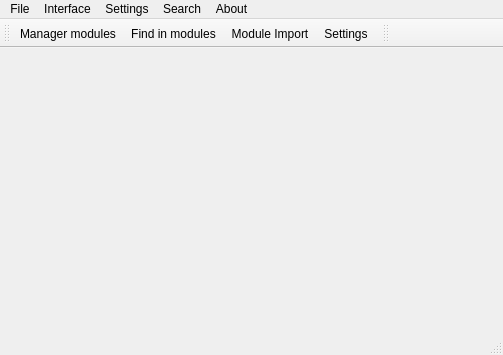
<?xml version="1.0" encoding="UTF-8"?>
<ui version="4.0">
 <class>MainWindow</class>
 <widget class="QMainWindow" name="MainWindow">
  <property name="geometry">
   <rect>
    <x>0</x>
    <y>0</y>
    <width>503</width>
    <height>355</height>
   </rect>
  </property>
  <property name="mouseTracking">
   <bool>false</bool>
  </property>
  <property name="windowTitle">
   <string>MainWindow</string>
  </property>
  <property name="windowIcon">
   <iconset resource="../../resources/resources.qrc">
    <normaloff>:/icons/images/logo.png</normaloff>:/icons/images/logo.png</iconset>
  </property>
  <widget class="QWidget" name="centralWidget">
   <property name="mouseTracking">
    <bool>true</bool>
   </property>
   <property name="autoFillBackground">
    <bool>true</bool>
   </property>
  </widget>
  <widget class="QMenuBar" name="menuBar">
   <property name="geometry">
    <rect>
     <x>0</x>
     <y>0</y>
     <width>503</width>
     <height>22</height>
    </rect>
   </property>
   <widget class="QMenu" name="mFile">
    <property name="title">
     <string>File</string>
    </property>
    <addaction name="separator"/>
    <addaction name="action_File_Close"/>
   </widget>
   <widget class="QMenu" name="mView">
    <property name="title">
     <string>Interface</string>
    </property>
   </widget>
   <widget class="QMenu" name="mSettings">
    <property name="title">
     <string>Settings</string>
    </property>
    <widget class="QMenu" name="mSettingsLanguage">
     <property name="title">
      <string>Language</string>
     </property>
     <addaction name="action_Settings_Language_Russian"/>
     <addaction name="action_Settings_Language_France"/>
     <addaction name="action_Settings_Language_English"/>
     <addaction name="action_Settings_Language_Deutsch"/>
    </widget>
    <addaction name="action_Settings_General"/>
    <addaction name="mSettingsLanguage"/>
    <addaction name="action_Settings_Module"/>
    <addaction name="action_Settings_Module_Import"/>
   </widget>
   <widget class="QMenu" name="mSearch">
    <property name="title">
     <string>Search</string>
    </property>
    <addaction name="action_Search_Find_In_Modules"/>
    <addaction name="separator"/>
    <addaction name="action_Search_Find_In_Text"/>
    <addaction name="action_Search_Find_Previous"/>
    <addaction name="action_Search_Find_Next"/>
   </widget>
   <widget class="QMenu" name="mAbout">
    <property name="title">
     <string>About</string>
    </property>
    <addaction name="action_About_Help"/>
    <addaction name="separator"/>
    <addaction name="action_About_About"/>
    <addaction name="action_About_About_Qt"/>
    <addaction name="action_About_Site"/>
   </widget>
   <addaction name="mFile"/>
   <addaction name="mView"/>
   <addaction name="mSettings"/>
   <addaction name="mSearch"/>
   <addaction name="mAbout"/>
  </widget>
  <widget class="QToolBar" name="mainToolBar">
   <property name="windowTitle">
    <string>main toolbar</string>
   </property>
   <property name="iconSize">
    <size>
     <width>32</width>
     <height>32</height>
    </size>
   </property>
   <attribute name="toolBarArea">
    <enum>TopToolBarArea</enum>
   </attribute>
   <attribute name="toolBarBreak">
    <bool>false</bool>
   </attribute>
   <addaction name="action_Settings_Module"/>
   <addaction name="action_Search_Find_In_Modules"/>
   <addaction name="action_Settings_Module_Import"/>
   <addaction name="action_Settings_General"/>
  </widget>
  <widget class="QStatusBar" name="statusBar"/>
  <widget class="QToolBar" name="toolBar">
   <property name="windowTitle">
    <string>toolBar</string>
   </property>
   <attribute name="toolBarArea">
    <enum>TopToolBarArea</enum>
   </attribute>
   <attribute name="toolBarBreak">
    <bool>false</bool>
   </attribute>
  </widget>
  <action name="action_About_Help">
   <property name="text">
    <string>Help</string>
   </property>
  </action>
  <action name="action_About_About">
   <property name="text">
    <string>About</string>
   </property>
  </action>
  <action name="action_Search_Find_In_Text">
   <property name="text">
    <string>Find in text</string>
   </property>
   <property name="shortcut">
    <string>Ctrl+F</string>
   </property>
  </action>
  <action name="action_Search_Find_Next">
   <property name="text">
    <string>Find Next</string>
   </property>
   <property name="shortcut">
    <string>Ctrl+G</string>
   </property>
  </action>
  <action name="action_Search_Find_Previous">
   <property name="text">
    <string>Find Previous</string>
   </property>
   <property name="shortcut">
    <string>Ctrl+Shift+G</string>
   </property>
  </action>
  <action name="action_Settings_General">
   <property name="icon">
    <iconset resource="../../resources/resources.qrc">
     <normaloff>:/icons/images/iconSettings.png</normaloff>:/icons/images/iconSettings.png</iconset>
   </property>
   <property name="text">
    <string>Settings</string>
   </property>
   <property name="shortcut">
    <string>Ctrl+U</string>
   </property>
  </action>
  <action name="action_Settings_Lan">
   <property name="text">
    <string>Lan</string>
   </property>
  </action>
  <action name="action_About_Site">
   <property name="text">
    <string>Site of program</string>
   </property>
  </action>
  <action name="action_Settings_Font">
   <property name="text">
    <string>Fonts</string>
   </property>
  </action>
  <action name="actionView">
   <property name="text">
    <string>View</string>
   </property>
  </action>
  <action name="action_File_Close">
   <property name="text">
    <string>Quit</string>
   </property>
   <property name="shortcut">
    <string>Ctrl+Q</string>
   </property>
  </action>
  <action name="actionLang">
   <property name="text">
    <string>Lang</string>
   </property>
  </action>
  <action name="actionRussian">
   <property name="text">
    <string>Russian</string>
   </property>
  </action>
  <action name="actionEnglish">
   <property name="text">
    <string>English</string>
   </property>
  </action>
  <action name="actionRussian_2">
   <property name="text">
    <string>Russian</string>
   </property>
  </action>
  <action name="actionEnglish_2">
   <property name="text">
    <string>English</string>
   </property>
  </action>
  <action name="actionFrance">
   <property name="text">
    <string>France</string>
   </property>
  </action>
  <action name="actionDeutsch">
   <property name="text">
    <string>Deutsch</string>
   </property>
  </action>
  <action name="action_Settings_Language_Russian">
   <property name="checkable">
    <bool>true</bool>
   </property>
   <property name="text">
    <string>Russian</string>
   </property>
  </action>
  <action name="action_Settings_Language_France">
   <property name="checkable">
    <bool>true</bool>
   </property>
   <property name="text">
    <string>France</string>
   </property>
  </action>
  <action name="action_Settings_Language_English">
   <property name="checkable">
    <bool>true</bool>
   </property>
   <property name="text">
    <string>English</string>
   </property>
  </action>
  <action name="action_Settings_Language_Deutsch">
   <property name="checkable">
    <bool>true</bool>
   </property>
   <property name="text">
    <string>Deutsch</string>
   </property>
  </action>
  <action name="action_About_About_Qt">
   <property name="text">
    <string>About Qt</string>
   </property>
  </action>
  <action name="action_File_Open_Module_Test">
   <property name="text">
    <string>Open module(test)</string>
   </property>
   <property name="shortcut">
    <string>Ctrl+O</string>
   </property>
  </action>
  <action name="actionAction_Other_Create_Note">
   <property name="text">
    <string>Create note</string>
   </property>
  </action>
  <action name="actionAction_Other_Update_List_Module">
   <property name="text">
    <string>Update list module</string>
   </property>
  </action>
  <action name="action_Settings_Module">
   <property name="icon">
    <iconset resource="../../resources/resources.qrc">
     <normaloff>:/icons/images/iconManagerModules.png</normaloff>:/icons/images/iconManagerModules.png</iconset>
   </property>
   <property name="text">
    <string>Manager modules</string>
   </property>
   <property name="shortcut">
    <string>Ctrl+M</string>
   </property>
  </action>
  <action name="action_Search_Find_In_Modules">
   <property name="icon">
    <iconset resource="../../resources/resources.qrc">
     <normaloff>:/icons/images/iconFind.png</normaloff>:/icons/images/iconFind.png</iconset>
   </property>
   <property name="text">
    <string>Find in modules</string>
   </property>
   <property name="shortcut">
    <string>Ctrl+Shift+F</string>
   </property>
  </action>
  <action name="action_Settings_Module_Import">
   <property name="text">
    <string>Module Import</string>
   </property>
  </action>
 </widget>
 <layoutdefault spacing="6" margin="11"/>
 <resources>
  <include location="../../resources/resources.qrc"/>
 </resources>
 <connections/>
</ui>
